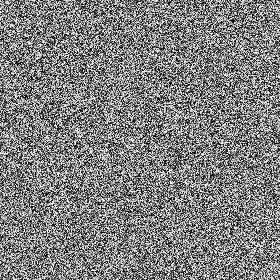
%> input picture src/preprocessing/oImagine.png, 280 x 280 px
$ octave --eval "result = outlineWithPrewittOperator('oImagine.png');"   (GNU Octave 9; MATLAB toolbox functions it lacks are replaced by stand-ins)
%> lines starting %> are read from the running program, lines starting %| are printed output that depends on the picture
function imageOutline = outlineWithPrewittOperator(pathImg)
%> called with pathImg = 'oImagine.png'
    p = imread(pathImg);
%> p is the input picture: size 280x280 uint8; min 0, max 255, mean 127.4
    p = rgb2gray(p);
    p1 = double(p);
    Xmask = [-1 0 1 ;
              -1 0 1;
              -1 0 1];
    Ymask = [-1 -1 -1;
              0 0 0;
              1 1 1];

    kx= conv2(p1, Xmask, 'same');
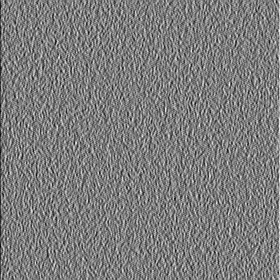
%> kx: size 280x280 double; min -683, max 710, mean -0.1; drawn with min black and max white
    ky= conv2(p1, Ymask, 'same');
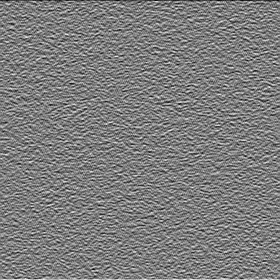
%> ky: size 280x280 double; min -683, max 705, mean 0; drawn with min black and max white


    imageOutline =sqrt(kx.^2 + ky.^2);
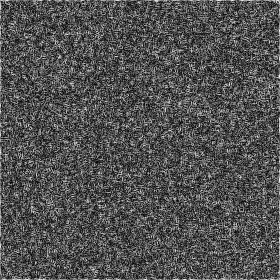
%> imageOutline: size 280x280 double; min 1, max 715.8, mean 230.3; drawn with min black and max white

    imageViewer(p);
%> (this line was passed over: imageViewer is not available in this run)
    %imageViewer(kx);
    %imageViewer(ky);
    %imageViewer(imageOutline);
    imageViewer(abs(imageOutline));
%> (this line was passed over: imageViewer is not available in this run)
    %saveas(imageOutline,"G:\facultate\anul 3 sem 1\Retele neuronale\proiect-Clasificator de piese\data\processed\ceva.png");

    %ked  =pathImg * 3; testare functie
end
